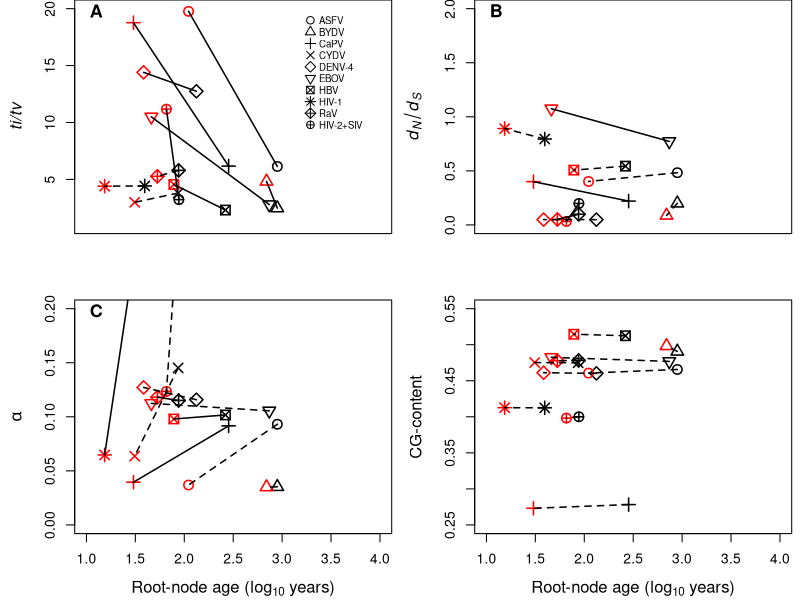

Write the R code that produced this figure.
raw_dat <- read.table('restuls_test.txt', as.is = T)

# Plot titv:

comp_dat <- raw_dat[grep('COMPLETE', raw_dat$V1), c(1, 2, 12, 5, 6, 13, 14, 15, 16)]
comp_dat$V1 <- gsub('COMPLETE', '', comp_dat$V1)
names_data <- gsub('[.]fasta', '', raw_dat$V1[-grep('COMPLETE|boot', raw_dat$V1)])

pruned_dat <- raw_dat[-(grep('boot|COMPLETE', raw_dat$V1)), c(1, 2, 12, 5, 6, 13, 14, 15, 16)]

combine_dat <- merge(x = comp_dat, y = pruned_dat, by.x = 1, by.y = 1)

gccont <- cbind(cg.x = ((combine_dat$V14.x + combine_dat$V15.x) / (combine_dat$V13.x + combine_dat$V16.x + combine_dat$V14.x + combine_dat$V15.x)), cg.y = ((combine_dat$V14.y + combine_dat$V15.y) / (combine_dat$V13.y + combine_dat$V16.y + combine_dat$V14.y + combine_dat$V15.y)))

combine_dat <- cbind(combine_dat, gccont)

# TITV
pdf('Fig1.pdf', useDingbats = F, paper = 'a4')
par(mfrow = c(2, 2))
par(mar = c(4, 4.5, 0, 0.5))
plot(log10(combine_dat$V12.x), combine_dat$V2.x, pch = 1:10, col = 'black', ylim = c(1, 20), xlim = c(1, 4), lwd = 1.5  , ylab = expression(italic('ti/tv')) , xlab = '', xaxt = 'n', cex.lab = 1.2, cex = 1.5)#, xlab = expression(paste('Root-node age (', log[10], ' years)')))
points(log10(combine_dat$V12.y), combine_dat$V2.y, pch = 1:10, col = 'red', lwd = 1.5, cex = 1.5)
legend(x = 3.2, y = 20, legend = c('ASFV', 'BYDV', 'CaPV', 'CYDV', 'DENV-4', 'EBOV', 'HBV', 'HIV-1', 'RaV', 'HIV-2+SIV' ), bty = 'n', cex = 0.7, pch = 1:10, pt.cex = 1.2)
text(x = 1.1, y = 19.8, labels = expression(bold('A')), cex = 1.3)

#legend(x = 2.8, y = 20, legend = gsub('[.]fasta', '', combine_dat$V1), bty = 'n', cex = 0.7, pch = 1:10)

l_sig_titv <- c(1, 2)[grepl('CYDV|HIV_|rab', combine_dat$V1) + 1]

for(i in 1:nrow(combine_dat)){
lines(x = c(log10(combine_dat$V12.x[i]), log10(combine_dat$V12.y[i])), y = c(combine_dat$V2.x[i], combine_dat$V2.y[i]), lwd = 1.5, lty = l_sig_titv[i])
}

# dnds
plot(log10(combine_dat$V12.x), combine_dat$V5.x, pch = 1:10, col = 'black', ylim = c(0, 2), xlim = c(1, 4), lwd = 1.5, ylab = expression(italic(d[N]/d[S])) , xlab = '', xaxt = 'n', cex.lab = 1.2,cex = 1.5)#, xlab = expression(paste('Root-node age (', log[10], ' years)')))
points(log10(combine_dat$V12.y), combine_dat$V5.y, pch = 1:10, col = 'red', lwd = 1.5 , cex = 1.5)
text(x = 1.1, y = 1.98, labels = expression(bold('B')), cex = 1.3)

l_sig_dnds <- c(1, 2)[grepl('ASFV|BYDV|CYDV|dv4|HBV|HIV_', combine_dat$V1) + 1]
for(i in 1:nrow(combine_dat)){
lines(x = c(log10(combine_dat$V12.x[i]), log10(combine_dat$V12.y[i])), y = c(combine_dat$V5.x[i], combine_dat$V5.y[i]), lwd = 1.5, lty = l_sig_dnds[i])
}

# alpha
plot(log10(combine_dat$V12.x), combine_dat$V6.x, pch = 1:10, col = 'black', ylim = c(0, 0.2), xlim = c(1, 4), lwd = 1.5, ylab = expression(italic(alpha)), xlab = expression(paste('Root-node age (', log[10], ' years)')) , cex.lab = 1.2, cex = 1.5)
points(log10(combine_dat$V12.y), combine_dat$V6.y, pch = 1:10, col = 'red', lwd = 1.5, cex = 1.5)
text(x = 1.1, y = 0.198, labels = expression(bold('C')), cex = 1.3)

l_sig_a <- c(1, 2)[grepl('ASFV|BYDV|CYDV|dv4|HIV2|ebov', combine_dat$V1) + 1]
for(i in 1:nrow(combine_dat)){
lines(x = c(log10(combine_dat$V12.x[i]), log10(combine_dat$V12.y[i])), y = c(combine_dat$V6.x[i], combine_dat$V6.y[i]), lwd = 1.5, lty = l_sig_a[i])
}

# GC cont
#l_sig_cg <- c(1, 2)[grepl('ASFV|BYDV|Capox|CYDV|dv4|HIV_|HIV2', combine_dat$V1) + 1]

plot(log10(combine_dat$V12.x), combine_dat$cg.x, pch = 1:10, col =  'black', ylim = c(0.25, 0.55), xlim = c(1, 4), lwd = 1.5, ylab = 'CG-content', xlab = expression(paste('Root-node age (', log[10], ' years)')), , cex.lab = 1.2, cex = 1.5)
points(log10(combine_dat$V12.y), combine_dat$cg.y, pch = 1:10, col = 'red', lwd = 1.5, cex = 1.5)
text(x = 1.1, y = 1.09, labels = expression(bold('D')), cex = 1.3)


for(i in 1:nrow(combine_dat)){
lines(x = c(log10(combine_dat$V12.x[i]), log10(combine_dat$V12.y[i])), y = c(combine_dat$cg.x[i], combine_dat$cg.y[i]), lwd = 1.5, lty = 2)
}

dev.off()







if(F){
# TITV
par(mfrow = c(2, 1))
plot((combine_dat$V12.x), combine_dat$V2.x, pch = 1:10, col = 'black', ylim = c(1, 25), xlim = c(1, 1000))
points((combine_dat$V12.y), combine_dat$V2.y, pch = 1:10, col = 'red')

for(i in 1:nrow(combine_dat)){
lines(x = c((combine_dat$V12.x[i]), (combine_dat$V12.y[i])), y = c(combine_dat$V2.x[i], combine_dat$V2.y[i]))
}

# dnds
plot((combine_dat$V12.x), combine_dat$V5.x, pch = 1:10, col = 'black', ylim = c(0, 5), xlim = c(1, 1000))
points((combine_dat$V12.y), combine_dat$V5.y, pch = 1:10, col = 'red')

for(i in 1:nrow(combine_dat)){
lines(x = c((combine_dat$V12.x[i]), (combine_dat$V12.y[i])), y = c(combine_dat$V5.x[i], combine_dat$V5.y[i]))
}
}

# Write the complete data
sup_t_2 <- combine_dat[, c(1, 2, 3, 4, 5, 18, 10, 11, 12, 13, 19)]
colnames(sup_t_2) <- c('data_set_name', 'titv_comp', 'root_age_comp', 'dnds_comp', 'alpha_comp', 'cg_comp', 'titv_subsamp', 'root_age_subsamp', 'dnds_subsamp', 'alpha_subsamp', 'cg_subsamp')

sup_t_2$data_set_name <- gsub('[.]fasta', '', sup_t_2$data_set_name)



write.table(sup_t_2, file = 'supp_table_1.txt', row.names = F, sep = '\t')
